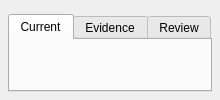
<?xml version='1.0' encoding='utf-8'?>
<ui version="4.0">
 <class>RecordingWorkspace</class>
 <widget class="QWidget" name="RecordingWorkspace">
  <layout class="QVBoxLayout" name="pageLayout" stretch="0,1">
   <property name="spacing">
    <number>6</number>
   </property>
   <item>
    <widget class="QWidget" name="headerHost">
     <layout class="QVBoxLayout" name="headerLayout">
      <property name="leftMargin">
       <number>0</number>
      </property>
      <property name="topMargin">
       <number>0</number>
      </property>
      <property name="rightMargin">
       <number>0</number>
      </property>
      <property name="bottomMargin">
       <number>0</number>
      </property>
     </layout>
    </widget>
   </item>
   <item>
    <widget class="QTabWidget" name="sessionsTabs">
     <widget class="QWidget" name="sessionsCurrentTab">
      <attribute name="title">
       <string>Current</string>
      </attribute>
      <layout class="QVBoxLayout" name="currentLayout">
       <property name="leftMargin">
        <number>0</number>
       </property>
       <property name="topMargin">
        <number>0</number>
       </property>
       <property name="rightMargin">
        <number>0</number>
       </property>
       <property name="bottomMargin">
        <number>0</number>
       </property>
      </layout>
     </widget>
     <widget class="QWidget" name="sessionsEvidenceTab">
      <attribute name="title">
       <string>Evidence</string>
      </attribute>
      <layout class="QVBoxLayout" name="evidenceLayout">
       <property name="leftMargin">
        <number>0</number>
       </property>
       <property name="topMargin">
        <number>0</number>
       </property>
       <property name="rightMargin">
        <number>0</number>
       </property>
       <property name="bottomMargin">
        <number>0</number>
       </property>
      </layout>
     </widget>
     <widget class="QWidget" name="sessionsReviewTab">
      <attribute name="title">
       <string>Review</string>
      </attribute>
      <layout class="QVBoxLayout" name="reviewLayout">
       <property name="leftMargin">
        <number>0</number>
       </property>
       <property name="topMargin">
        <number>0</number>
       </property>
       <property name="rightMargin">
        <number>0</number>
       </property>
       <property name="bottomMargin">
        <number>0</number>
       </property>
      </layout>
     </widget>
    </widget>
   </item>
   <property name="leftMargin">
    <number>8</number>
   </property>
   <property name="topMargin">
    <number>8</number>
   </property>
   <property name="rightMargin">
    <number>8</number>
   </property>
   <property name="bottomMargin">
    <number>8</number>
   </property>
  </layout>
 </widget>
 <resources />
 <connections />
</ui>
